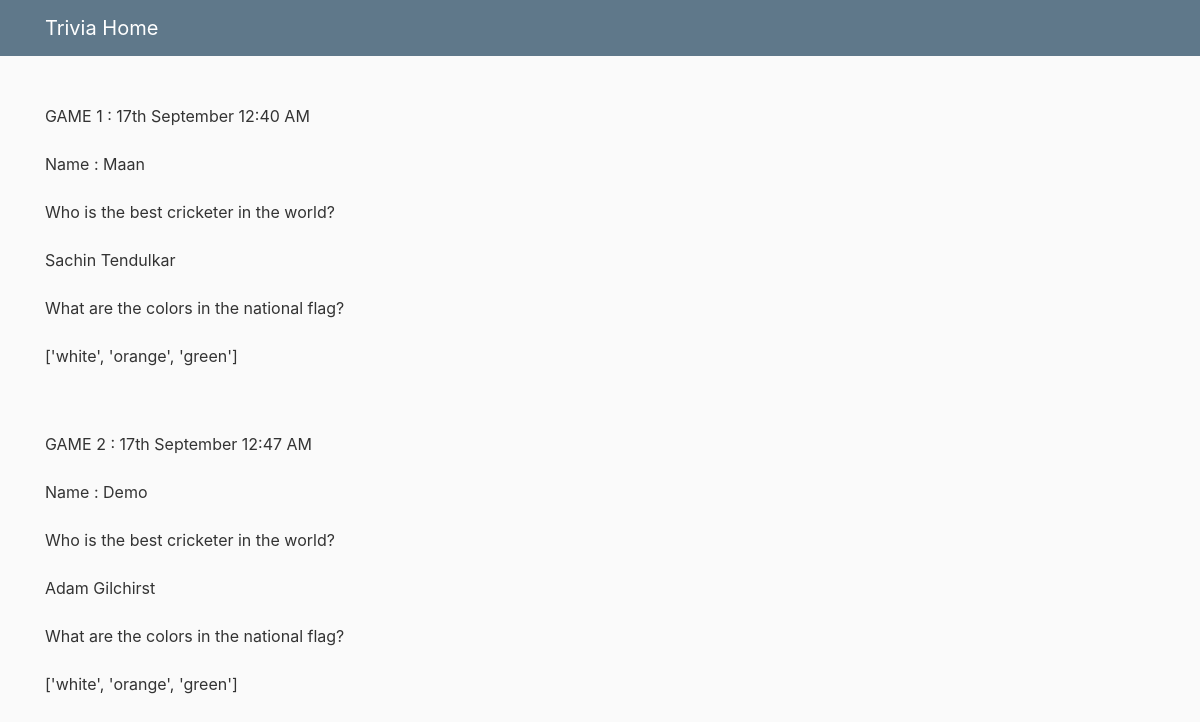
Before: /history/ with the older database file.
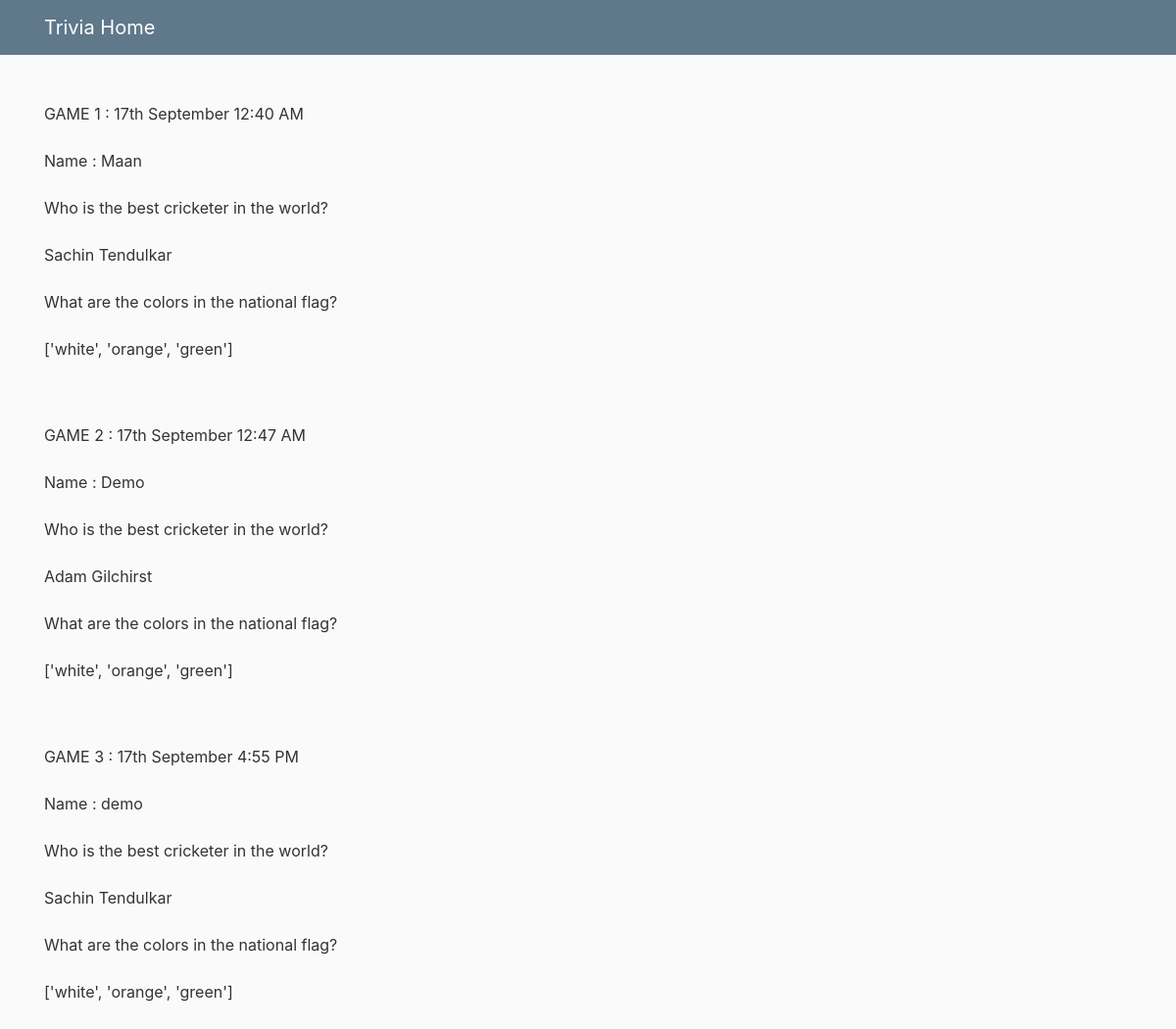
After: the same page with the newer database file.
### triviaapp/models.py (models this page shows)
class Game(models.Model):
    player = models.CharField(max_length=50)
    timestamp = models.DateTimeField(blank=True,null=True)
    answer1 = models.CharField(max_length=10,blank=True,null=True)
    answers2 = models.CharField(max_length=50,blank=True,null=True)

### triviaapp/views.py (the view)
# urls.py: path('history/',history,name='history')
def history(request):
    games = Game.objects.all()
    context = {
        'title' : 'history',
        'games' : games
    }
    return render(request,'history.html',context)

### triviaapp/templates/triviaapp/history.html
{% extends "triviaapp/base.html" %}
{% block content %}
    {% for game in games %}
     <p class="article-content">
    GAME {{ forloop.counter }} : {{ game.timestamp | date:"jS F g:i A" }}<br>
    Name : {{ game.player }}<br>
    Who is the best cricketer in the world?<br>
    {{ game.answer1 }}<br>
    What are the colors in the national flag?<br>
    {{ game.answers2 }}<br>
     </p>
    {% endfor %}
{% endblock %}

### triviaapp/templates/triviaapp/base.html (shortened to what this page needs)
{% load static %}
<!DOCTYPE html>
<html>
<head>
    <link rel="stylesheet" href="https://maxcdn.bootstrapcdn.com/bootstrap/4.0.0/css/bootstrap.min.css">
    <link rel="stylesheet" type="text/css" href="{% static 'triviaapp/main.css' %}">
</head>
<body>
    <header class="site-header">
      <nav class="navbar navbar-expand-md navbar-dark bg-steel fixed-top">
        <div class="container">
          <a class="navbar-brand mr-4" href="{% url 'home' %}">Trivia Home</a>
        </div>
      </nav>
    </header>
    <main role="main" class="container">
      <div class="row">
        <div class="col-md-8">
            {% block content %}{% endblock %}
        </div>
      </div>
    </main>
</body>
</html>

### triviaapp/static/triviaapp/main.css (style rules this page uses)
body { background: #fafafa; color: #333333; margin-top: 5rem; }
.bg-steel { background-color: #5f788a; }
.article-content { white-space: pre-line; }

Changed rows visible on the page:
added Game: timestamp "17th September 4:55 PM", player "demo", answer1 "Sachin Tendulkar", answers2 "['white', 'orange', 'green']"
